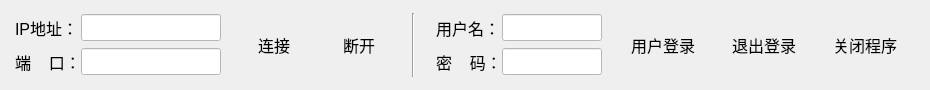
      <widget class="QWidget" name="tabWidget_mainPage1">
       <attribute name="title">
        <string>开始</string>
       </attribute>
       <widget class="QWidget" name="layoutWidget">
        <property name="geometry">
         <rect>
          <x>0</x>
          <y>10</y>
          <width>921</width>
          <height>71</height>
         </rect>
        </property>
        <layout class="QGridLayout" name="gridLayout_8">
         <property name="sizeConstraint">
          <enum>QLayout::SetMinimumSize</enum>
         </property>
         <property name="leftMargin">
          <number>0</number>
         </property>
         <property name="bottomMargin">
          <number>0</number>
         </property>
         <item row="0" column="1">
          <widget class="QToolButton" name="PbConnect">
           <property name="minimumSize">
            <size>
             <width>64</width>
             <height>64</height>
            </size>
           </property>
           <property name="font">
            <font>
             <family>宋体</family>
             <pointsize>12</pointsize>
            </font>
           </property>
           <property name="cursor">
            <cursorShape>PointingHandCursor</cursorShape>
           </property>
           <property name="styleSheet">
            <string notr="true">color: rgb(0, 0, 0);</string>
           </property>
           <property name="text">
            <string>连接</string>
           </property>
           <property name="icon">
            <iconset resource="icon.qrc">
             <normaloff>:/png/png/connected-128.png</normaloff>:/png/png/connected-128.png</iconset>
           </property>
           <property name="iconSize">
            <size>
             <width>40</width>
             <height>40</height>
            </size>
           </property>
           <property name="toolButtonStyle">
            <enum>Qt::ToolButtonTextUnderIcon</enum>
           </property>
           <property name="autoRaise">
            <bool>true</bool>
           </property>
          </widget>
         </item>
         <item row="0" column="0">
          <layout class="QVBoxLayout" name="verticalLayout">
           <property name="sizeConstraint">
            <enum>QLayout::SetMaximumSize</enum>
           </property>
           <property name="rightMargin">
            <number>0</number>
           </property>
           <item>
            <layout class="QHBoxLayout" name="horizontalLayout_3">
             <item>
              <widget class="QLabel" name="label">
               <property name="maximumSize">
                <size>
                 <width>60</width>
                 <height>16777215</height>
                </size>
               </property>
               <property name="font">
                <font>
                 <family>Arial</family>
                 <pointsize>12</pointsize>
                </font>
               </property>
               <property name="styleSheet">
                <string notr="true">color: rgb(0, 0, 0);</string>
               </property>
               <property name="text">
                <string>IP地址：</string>
               </property>
              </widget>
             </item>
             <item>
              <widget class="QLineEdit" name="TcpAddrEdit">
               <property name="minimumSize">
                <size>
                 <width>140</width>
                 <height>0</height>
                </size>
               </property>
               <property name="maximumSize">
                <size>
                 <width>140</width>
                 <height>16777215</height>
                </size>
               </property>
               <property name="font">
                <font>
                 <family>Arial</family>
                 <pointsize>12</pointsize>
                </font>
               </property>
               <property name="layoutDirection">
                <enum>Qt::RightToLeft</enum>
               </property>
               <property name="styleSheet">
                <string notr="true">background-color: rgb(255, 255, 255);</string>
               </property>
               <property name="inputMask">
                <string/>
               </property>
               <property name="text">
                <string/>
               </property>
               <property name="alignment">
                <set>Qt::AlignRight|Qt::AlignTrailing|Qt::AlignVCenter</set>
               </property>
              </widget>
             </item>
            </layout>
           </item>
           <item>
            <layout class="QHBoxLayout" name="horizontalLayout_4">
             <item>
              <widget class="QLabel" name="label_2">
               <property name="maximumSize">
                <size>
                 <width>60</width>
                 <height>16777215</height>
                </size>
               </property>
               <property name="font">
                <font>
                 <family>Arial</family>
                 <pointsize>12</pointsize>
                </font>
               </property>
               <property name="layoutDirection">
                <enum>Qt::LeftToRight</enum>
               </property>
               <property name="styleSheet">
                <string notr="true">color: rgb(0, 0, 0);</string>
               </property>
               <property name="text">
                <string>端    口：</string>
               </property>
               <property name="textFormat">
                <enum>Qt::AutoText</enum>
               </property>
              </widget>
             </item>
             <item>
              <widget class="QLineEdit" name="TcpPortEdit">
               <property name="maximumSize">
                <size>
                 <width>140</width>
                 <height>16777215</height>
                </size>
               </property>
               <property name="font">
                <font>
                 <family>Arial</family>
                 <pointsize>12</pointsize>
                </font>
               </property>
               <property name="layoutDirection">
                <enum>Qt::RightToLeft</enum>
               </property>
               <property name="styleSheet">
                <string notr="true">background-color: rgb(255, 255, 255);</string>
               </property>
               <property name="inputMask">
                <string/>
               </property>
               <property name="text">
                <string/>
               </property>
               <property name="alignment">
                <set>Qt::AlignRight|Qt::AlignTrailing|Qt::AlignVCenter</set>
               </property>
              </widget>
             </item>
            </layout>
           </item>
          </layout>
         </item>
         <item row="0" column="2">
          <widget class="QToolButton" name="PbDisConnect">
           <property name="minimumSize">
            <size>
             <width>64</width>
             <height>64</height>
            </size>
           </property>
           <property name="font">
            <font>
             <family>宋体</family>
             <pointsize>12</pointsize>
            </font>
           </property>
           <property name="cursor">
            <cursorShape>PointingHandCursor</cursorShape>
           </property>
           <property name="styleSheet">
            <string notr="true">color: rgb(0, 0, 0);</string>
           </property>
           <property name="text">
            <string>断开</string>
           </property>
           <property name="icon">
            <iconset resource="icon.qrc">
             <normaloff>:/png/png/disconnected-128.png</normaloff>:/png/png/disconnected-128.png</iconset>
           </property>
           <property name="iconSize">
            <size>
             <width>40</width>
             <height>40</height>
            </size>
           </property>
           <property name="toolButtonStyle">
            <enum>Qt::ToolButtonTextUnderIcon</enum>
           </property>
           <property name="autoRaise">
            <bool>true</bool>
           </property>
          </widget>
         </item>
         <item row="0" column="5">
          <widget class="QToolButton" name="toolUserLogin">
           <property name="sizePolicy">
            <sizepolicy hsizetype="Fixed" vsizetype="Fixed">
             <horstretch>0</horstretch>
             <verstretch>0</verstretch>
            </sizepolicy>
           </property>
           <property name="palette">
            <palette>
             <active>
              <colorrole role="WindowText">
               <brush brushstyle="SolidPattern">
                <color alpha="255">
                 <red>0</red>
                 <green>0</green>
                 <blue>0</blue>
                </color>
               </brush>
              </colorrole>
              <colorrole role="Button">
               <brush brushstyle="SolidPattern">
                <color alpha="255">
                 <red>221</red>
                 <green>221</green>
                 <blue>221</blue>
                </color>
               </brush>
              </colorrole>
              <colorrole role="Text">
               <brush brushstyle="SolidPattern">
                <color alpha="255">
                 <red>0</red>
                 <green>0</green>
                 <blue>0</blue>
                </color>
               </brush>
              </colorrole>
              <colorrole role="ButtonText">
               <brush brushstyle="SolidPattern">
                <color alpha="255">
                 <red>0</red>
                 <green>0</green>
                 <blue>0</blue>
                </color>
               </brush>
              </colorrole>
              <colorrole role="Base">
               <brush brushstyle="SolidPattern">
                <color alpha="255">
                 <red>221</red>
                 <green>221</green>
                 <blue>221</blue>
                </color>
               </brush>
              </colorrole>
              <colorrole role="Window">
               <brush brushstyle="SolidPattern">
                <color alpha="255">
                 <red>221</red>
                 <green>221</green>
                 <blue>221</blue>
                </color>
               </brush>
              </colorrole>
             </active>
             <inactive>
              <colorrole role="WindowText">
               <brush brushstyle="SolidPattern">
                <color alpha="255">
                 <red>0</red>
                 <green>0</green>
                 <blue>0</blue>
                </color>
               </brush>
              </colorrole>
              <colorrole role="Button">
               <brush brushstyle="SolidPattern">
                <color alpha="255">
                 <red>221</red>
                 <green>221</green>
                 <blue>221</blue>
                </color>
               </brush>
              </colorrole>
              <colorrole role="Text">
               <brush brushstyle="SolidPattern">
                <color alpha="255">
                 <red>0</red>
                 <green>0</green>
                 <blue>0</blue>
                </color>
               </brush>
              </colorrole>
              <colorrole role="ButtonText">
               <brush brushstyle="SolidPattern">
                <color alpha="255">
                 <red>0</red>
                 <green>0</green>
                 <blue>0</blue>
                </color>
               </brush>
              </colorrole>
              <colorrole role="Base">
               <brush brushstyle="SolidPattern">
                <color alpha="255">
                 <red>221</red>
                 <green>221</green>
                 <blue>221</blue>
                </color>
               </brush>
              </colorrole>
              <colorrole role="Window">
               <brush brushstyle="SolidPattern">
                <color alpha="255">
                 <red>221</red>
                 <green>221</green>
                 <blue>221</blue>
                </color>
               </brush>
              </colorrole>
             </inactive>
             <disabled>
              <colorrole role="WindowText">
               <brush brushstyle="SolidPattern">
                <color alpha="255">
                 <red>0</red>
                 <green>0</green>
                 <blue>0</blue>
                </color>
               </brush>
              </colorrole>
              <colorrole role="Button">
               <brush brushstyle="SolidPattern">
                <color alpha="255">
                 <red>221</red>
                 <green>221</green>
                 <blue>221</blue>
                </color>
               </brush>
              </colorrole>
              <colorrole role="Text">
               <brush brushstyle="SolidPattern">
                <color alpha="255">
                 <red>0</red>
                 <green>0</green>
                 <blue>0</blue>
                </color>
               </brush>
              </colorrole>
              <colorrole role="ButtonText">
               <brush brushstyle="SolidPattern">
                <color alpha="255">
                 <red>0</red>
                 <green>0</green>
                 <blue>0</blue>
                </color>
               </brush>
              </colorrole>
              <colorrole role="Base">
               <brush brushstyle="SolidPattern">
                <color alpha="255">
                 <red>221</red>
                 <green>221</green>
                 <blue>221</blue>
                </color>
               </brush>
              </colorrole>
              <colorrole role="Window">
               <brush brushstyle="SolidPattern">
                <color alpha="255">
                 <red>221</red>
                 <green>221</green>
                 <blue>221</blue>
                </color>
               </brush>
              </colorrole>
             </disabled>
            </palette>
           </property>
           <property name="font">
            <font>
             <family>宋体</family>
             <pointsize>12</pointsize>
            </font>
           </property>
           <property name="cursor">
            <cursorShape>PointingHandCursor</cursorShape>
           </property>
           <property name="layoutDirection">
            <enum>Qt::LeftToRight</enum>
           </property>
           <property name="styleSheet">
            <string notr="true">color: rgb(0, 0, 0);</string>
           </property>
           <property name="text">
            <string extracomment="通过用户名和密码登录">用户登录</string>
           </property>
           <property name="icon">
            <iconset resource="icon.qrc">
             <normaloff>:/png/png/user.png</normaloff>:/png/png/user.png</iconset>
           </property>
           <property name="iconSize">
            <size>
             <width>40</width>
             <height>40</height>
            </size>
           </property>
           <property name="autoRepeat">
            <bool>false</bool>
           </property>
           <property name="toolButtonStyle">
            <enum>Qt::ToolButtonTextUnderIcon</enum>
           </property>
           <property name="autoRaise">
            <bool>true</bool>
           </property>
          </widget>
         </item>
         <item row="0" column="3">
          <widget class="Line" name="line">
           <property name="orientation">
            <enum>Qt::Vertical</enum>
           </property>
          </widget>
         </item>
         <item row="0" column="4">
          <layout class="QVBoxLayout" name="verticalLayout_22">
           <property name="sizeConstraint">
            <enum>QLayout::SetMaximumSize</enum>
           </property>
           <property name="rightMargin">
            <number>0</number>
           </property>
           <item>
            <layout class="QHBoxLayout" name="horizontalLayout_40">
             <item>
              <widget class="QLabel" name="label_38">
               <property name="maximumSize">
                <size>
                 <width>60</width>
                 <height>16777215</height>
                </size>
               </property>
               <property name="font">
                <font>
                 <family>Arial</family>
                 <pointsize>12</pointsize>
                </font>
               </property>
               <property name="styleSheet">
                <string notr="true">color: rgb(0, 0, 0);</string>
               </property>
               <property name="text">
                <string>用户名：</string>
               </property>
              </widget>
             </item>
             <item>
              <widget class="QLineEdit" name="UserNameEdit">
               <property name="minimumSize">
                <size>
                 <width>100</width>
                 <height>0</height>
                </size>
               </property>
               <property name="maximumSize">
                <size>
                 <width>100</width>
                 <height>16777215</height>
                </size>
               </property>
               <property name="font">
                <font>
                 <family>Arial</family>
                 <pointsize>12</pointsize>
                </font>
               </property>
               <property name="layoutDirection">
                <enum>Qt::RightToLeft</enum>
               </property>
               <property name="styleSheet">
                <string notr="true">background-color: rgb(255, 255, 255);</string>
               </property>
               <property name="inputMask">
                <string/>
               </property>
               <property name="text">
                <string notr="true"/>
               </property>
               <property name="alignment">
                <set>Qt::AlignRight|Qt::AlignTrailing|Qt::AlignVCenter</set>
               </property>
              </widget>
             </item>
            </layout>
           </item>
           <item>
            <layout class="QHBoxLayout" name="horizontalLayout_41">
             <item>
              <widget class="QLabel" name="label_39">
               <property name="maximumSize">
                <size>
                 <width>60</width>
                 <height>16777215</height>
                </size>
               </property>
               <property name="font">
                <font>
                 <family>Arial</family>
                 <pointsize>12</pointsize>
                </font>
               </property>
               <property name="layoutDirection">
                <enum>Qt::LeftToRight</enum>
               </property>
               <property name="styleSheet">
                <string notr="true">color: rgb(0, 0, 0);</string>
               </property>
               <property name="text">
                <string>密    码：</string>
               </property>
               <property name="textFormat">
                <enum>Qt::AutoText</enum>
               </property>
              </widget>
             </item>
             <item>
              <widget class="QLineEdit" name="PasswordEdit">
               <property name="maximumSize">
                <size>
                 <width>100</width>
                 <height>16777215</height>
                </size>
               </property>
               <property name="font">
                <font>
                 <family>Arial</family>
                 <pointsize>12</pointsize>
                </font>
               </property>
               <property name="layoutDirection">
                <enum>Qt::RightToLeft</enum>
               </property>
               <property name="styleSheet">
                <string notr="true">background-color: rgb(255, 255, 255);</string>
               </property>
               <property name="inputMask">
                <string/>
               </property>
               <property name="text">
                <string notr="true"/>
               </property>
               <property name="echoMode">
                <enum>QLineEdit::Password</enum>
               </property>
               <property name="alignment">
                <set>Qt::AlignRight|Qt::AlignTrailing|Qt::AlignVCenter</set>
               </property>
              </widget>
             </item>
            </layout>
           </item>
          </layout>
         </item>
         <item row="0" column="6">
          <widget class="QToolButton" name="toolUserQuit">
           <property name="font">
            <font>
             <family>宋体</family>
             <pointsize>12</pointsize>
            </font>
           </property>
           <property name="cursor">
            <cursorShape>PointingHandCursor</cursorShape>
           </property>
           <property name="styleSheet">
            <string notr="true">color: rgb(0, 0, 0);</string>
           </property>
           <property name="text">
            <string>退出登录</string>
           </property>
           <property name="icon">
            <iconset>
             <normalon>:/png/png/talk-128.png</normalon>
            </iconset>
           </property>
           <property name="iconSize">
            <size>
             <width>40</width>
             <height>40</height>
            </size>
           </property>
           <property name="toolButtonStyle">
            <enum>Qt::ToolButtonTextUnderIcon</enum>
           </property>
           <property name="autoRaise">
            <bool>true</bool>
           </property>
          </widget>
         </item>
         <item row="0" column="7">
          <widget class="QToolButton" name="toolUserQuit_2">
           <property name="font">
            <font>
             <family>宋体</family>
             <pointsize>12</pointsize>
            </font>
           </property>
           <property name="cursor">
            <cursorShape>PointingHandCursor</cursorShape>
           </property>
           <property name="styleSheet">
            <string notr="true">color: rgb(0, 0, 0);</string>
           </property>
           <property name="text">
            <string>关闭程序</string>
           </property>
           <property name="icon">
            <iconset>
             <normalon>:/png/png/cross-128.png</normalon>
            </iconset>
           </property>
           <property name="iconSize">
            <size>
             <width>40</width>
             <height>40</height>
            </size>
           </property>
           <property name="toolButtonStyle">
            <enum>Qt::ToolButtonTextUnderIcon</enum>
           </property>
           <property name="autoRaise">
            <bool>true</bool>
           </property>
          </widget>
         </item>
        </layout>
       </widget>
      </widget>
